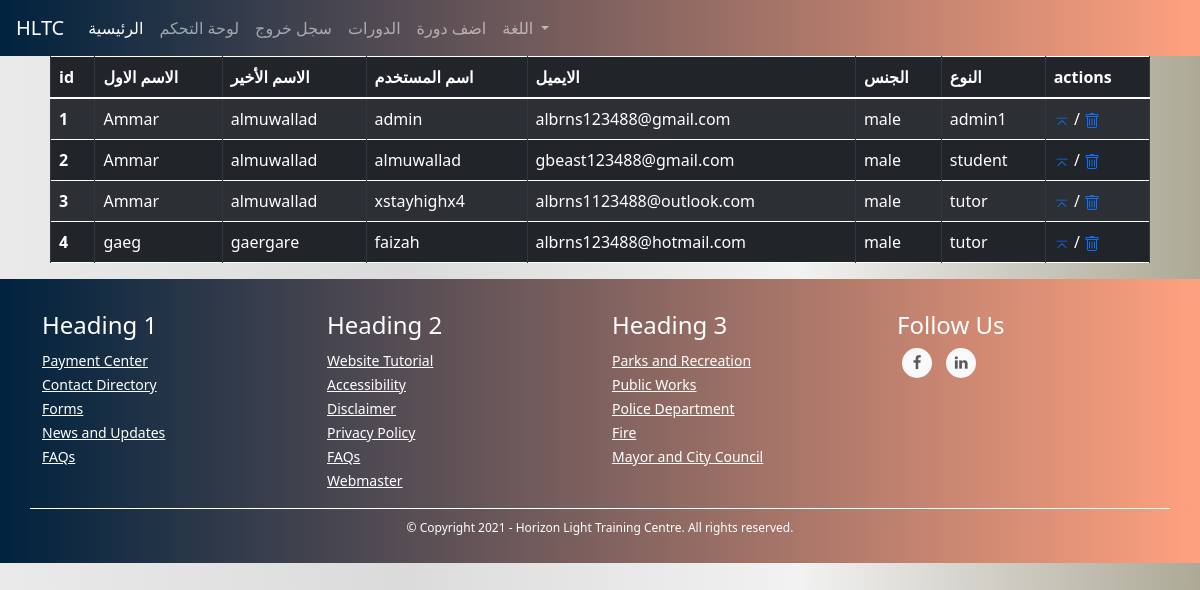
/admins/all_users (signed in), run on an earlier commit of the app's database.
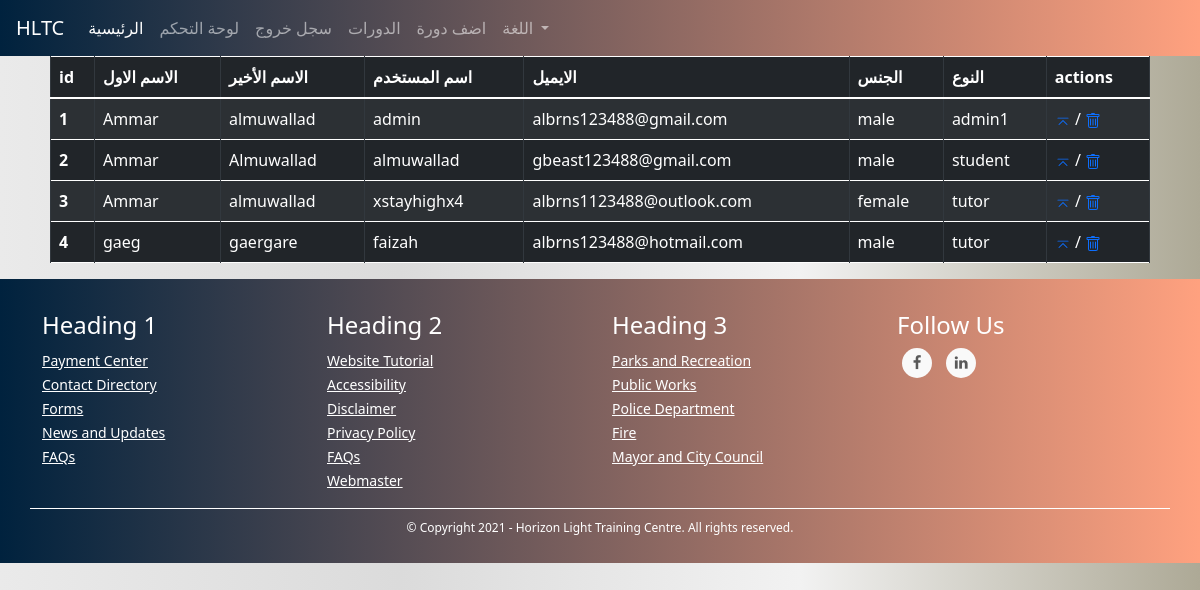
And on a later commit of the database.
### TUTOR/models.py (models this page shows, shortened)
class UserModel(db.Model, UserMixin):
    id = db.Column(db.Integer, primary_key=True)
    first_name = db.Column(db.String(128), nullable=False)
    last_name = db.Column(db.String(128), nullable=False)
    username = db.Column(db.String(20), unique=True, nullable=False)
    email = db.Column(db.String(256), unique=True, nullable=False)
    password = db.Column(db.String(255), nullable=False)
    user_type = db.Column(db.String(30), nullable=False)
    _gender = db.Column(db.Boolean, nullable=False, default=True)
    email_confirmation_code = db.Column(db.String(5), nullable=True)
    is_confirmed = db.Column(db.Boolean, nullable=False, default=False)
    creation_date = db.Column(db.DateTime, nullable=False, default=datetime.utcnow)
    admin_data_model = db.relationship('AdminDataModel', backref='user', uselist=False)
    tutor_data_model = db.relationship('TutorDataModel', backref='user', uselist=False)
    student_data_model = db.relationship('StudentDataModel', backref='user', uselist=False)
    @property
    def gender(self):
        return "male" if self._gender else "female"

### TUTOR/ADMINISTRATION/routes.py (the view)
@admins_blueprint.route("/admins/all_users", methods=["GET"])
@login_required(ADMIN_TYPES)
def users_list_view(): # admin only
    users = UserModel.query.all()
    return render_template("admins/users.html", users=users)

### TUTOR/ADMINISTRATION/routes.py (called while the page is built)
@admins_blueprint.context_processor
def utility_processor():
    return dict(get_language_text=LngObj.get_language_text, get_current_page_language_list=LngObj.get_current_page_language_list, languages=LANGUAGES, admin_types=ADMIN_TYPES, settings=SiteSettingsModel.instance())

### TUTOR/models.py (called while the page is built)
@login_manager.user_loader
def load_user(user_id):
    return UserModel.query.get(int(user_id))

    @classmethod
    def instance(cls):
        return cls.query.get(1)

### TUTOR/utils/utils.py (called while the page is built)
def login_required(roles=[]):
	def wrapper(fn):
		@wraps(fn)
		def decorated_view(*args, **kwargs):
			if request.method in EXEMPT_METHODS:
				return fn(*args, **kwargs)
			elif current_app.login_manager._login_disabled:
				return fn(*args, **kwargs)
			elif not current_user.is_authenticated:
				return current_app.login_manager.unauthorized()
			role = current_user.user_type
			if ( (role not in roles) and (roles != []) ):
				return current_app.login_manager.unauthorized()
			return fn(*args, **kwargs)
		return decorated_view
	return wrapper

### TUTOR/templates/admins/users.html (shortened to what this page needs)
{% extends "template.html" %}
{% block head %}<link rel="stylesheet" href="{{ url_for('static', filename='css/filtered_table.css') }}" >{% endblock %}
{% block content %}
<div class="filtered_table">
    <table class="table table-striped table-bordered table-hover table-dark">
        <thead>
          <tr>
            <th scope="col">id</th>
            <th scope="col">الاسم الاول</th>
            <th scope="col">الاسم الأخير</th>
            <th scope="col">اسم المستخدم</th>
            <th scope="col">الايميل</th>
            <th scope="col">الجنس</th>
            <th scope="col">النوع</th>
            <th scope="col">actions</th>
          </tr>
        </thead>
        <tbody>
        {% for user in users %}
          <tr>
            <a href="#">
            <th scope="row">{{ user.id }}</th></a>
            <td>{{ user.first_name }}</td>
            <td>{{ user.last_name }}</td>
            <td>{{ user.username }}</td>
            <td>{{ user.email }}</td>
            <td>{{ user.gender }}</td>
            <td>{{ user.user_type }}</td>
            <td><a href="{{ url_for('admins_blueprint.user_detailed_view', user_id=user.id) }}"></a> / <a href="#"></a></td>
          </tr>
        {% endfor %}
        </tbody>
      </table>
    </div>
{% endblock %}

What changed in the data, as far as the page shows it:
changed UserModel "gbeast123488@gmail.com": last_name "almuwallad" → "Almuwallad"
changed UserModel "xstayhighx4": gender "male" → "female"
